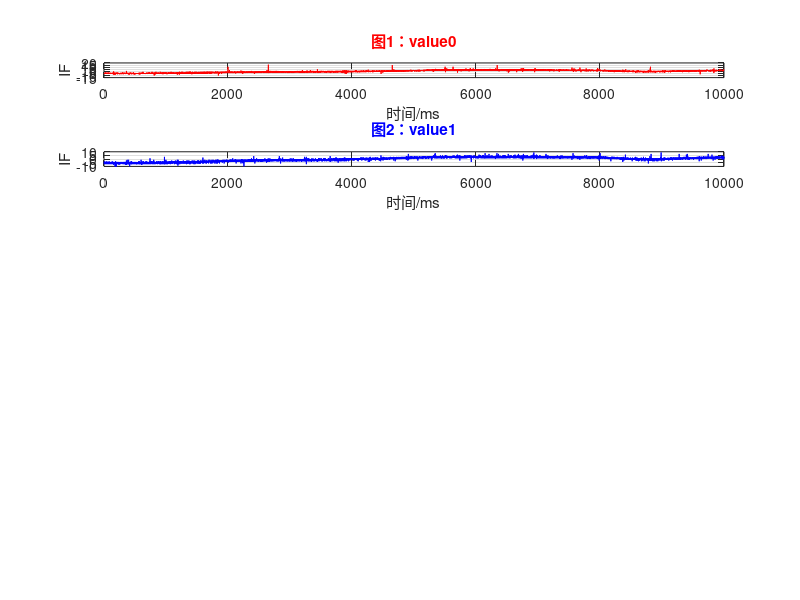

Write the MATLAB code that produced this figure. (Note: this script raises an error after producing the figure.)
clear
value = load('test000.mat', 'value0', 'value1', 'timestamp')

value.value0 = value.value0 - mean(value.value0); % 均值滤波
subplot(6,1,1),plot(value.timestamp, value.value0,'r');
xlabel('时间/ms');
ylabel('IF');title('图1：value0','color','r');grid on;

value.value1 = value.value1 - mean(value.value1); % 均值滤波
subplot(6,1,2),plot(value.timestamp, value.value1,'b');
xlabel('时间/ms');
ylabel('IF');title('图2：value1','color','b');grid on;

fc = 10.525e9; % 工作频率
freq_offset = 6e6; % 频偏
fs=1000;
%fs=2500;
N=9999;
n=0:(N+1)/2;



y0=apFFT(value.value0(1:end-1)');
mag0=abs(y0);
f0=n*fs/((N+1)/2)-fs/2;
subplot(6,1,3),plot(f0(1:length(mag0)),mag0,'r');
xlabel('频率/Hz');
ylabel('振幅');title('图1：value0 FFT','color','r');grid on;
[psor, lsor] = findpeaks(mag0, 'SortStr', 'descend');
M0 = psor(1, 1);
I0 = lsor(1, 1);
D0 = f0(I0);

%display(I0);
%display(D0);

y1=apFFT(value.value1(1:end-1)');
mag1=abs(y1);
f1=n*fs/((N+1)/2)-fs/2;
subplot(6,1,4),plot(f1(1:length(mag1)),mag1,'b');
xlabel('频率/Hz');
ylabel('振幅');title('图1：value1 FFT','color','b');grid on;
[psor, lsor] = findpeaks(mag1, 'SortStr', 'descend');
M1 = psor(1, 1);
I1 = lsor(1, 1);
D1 = f1(I1);

dop_freq = abs((D0+ D1)/ 2);

if (abs(M1) > abs(M0))
	I = I1;
else
	I = I0;
end

angle0 = angle(y0(I));
angle1 = angle(y1(I));

delta_ph = angle0 - angle1;
distance = abs(delta_ph)*abs(physconst('LightSpeed')/ (4* pi* freq_offset));
display(dop_freq);
%display(delta_ph);
display(distance);

figure(2);
imagesc(mag0);
figure(3);
imagesc(mag1);

